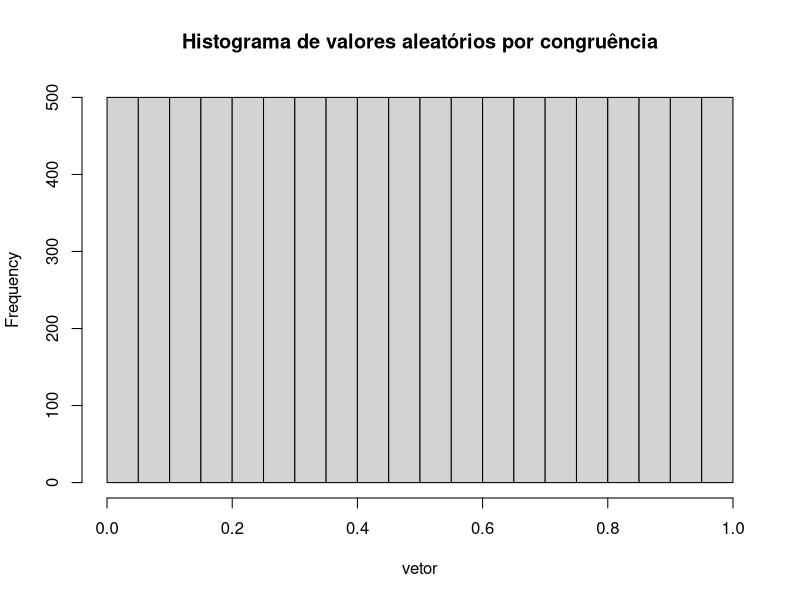
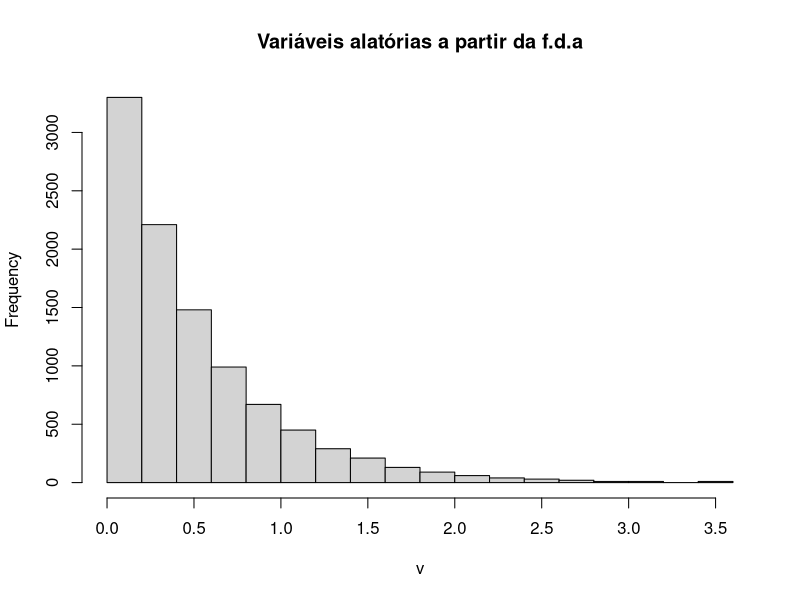
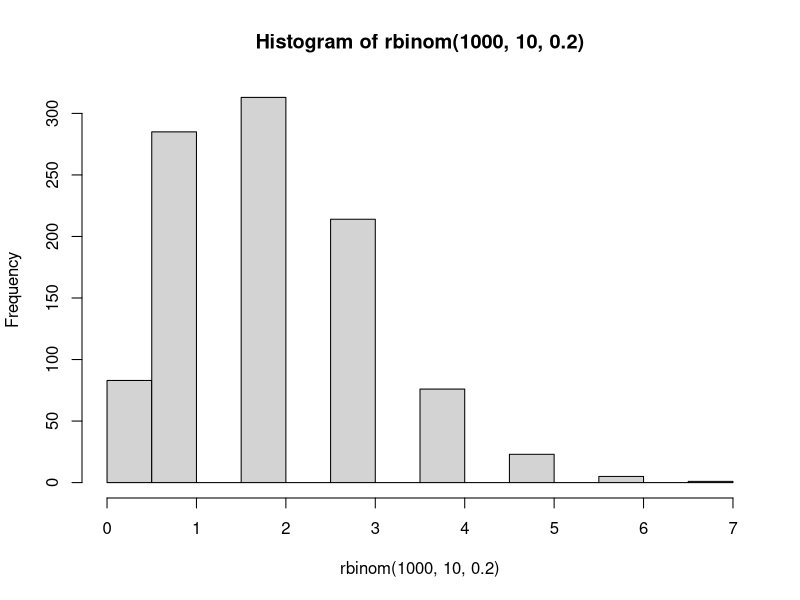
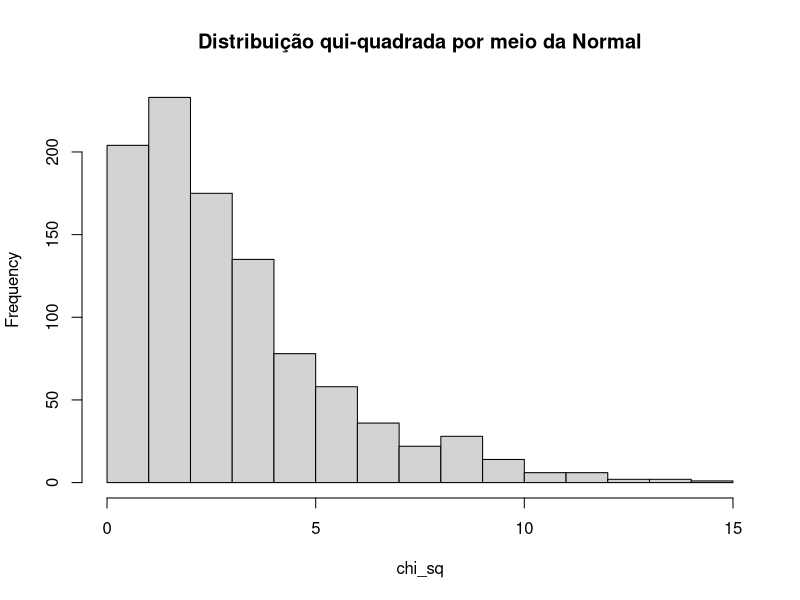

Here is the R script that generated these plots, in order:
# QUESTÂO 1
M = 5000
a = 1
c = 5
X_i = 1
vetor = c(X_i)

for(d in 2:10000) {

  X_i = (a * X_i + c)  %% M
  vetor = c(vetor, X_i)
}
vetor = vetor/M
hist(vetor, main = "Histograma de valores aleatórios por congruência")

# QUESTÂO 2

v = -(log(1 - vetor)) / 2
hist(v, main = "Variáveis alatórias a partir da f.d.a")

# QUESTÂO 3
bin_dist = rbinom(1000, 10,  0.2)
hist(rbinom(1000, 10,  0.2) )

# QUESTÃO 4
chi_sq = rnorm(1000)^2 + rnorm(1000)^2 + rnorm(1000)^2
hist(chi_sq, main = "Distribuição qui-quadrada por meio da Normal")
